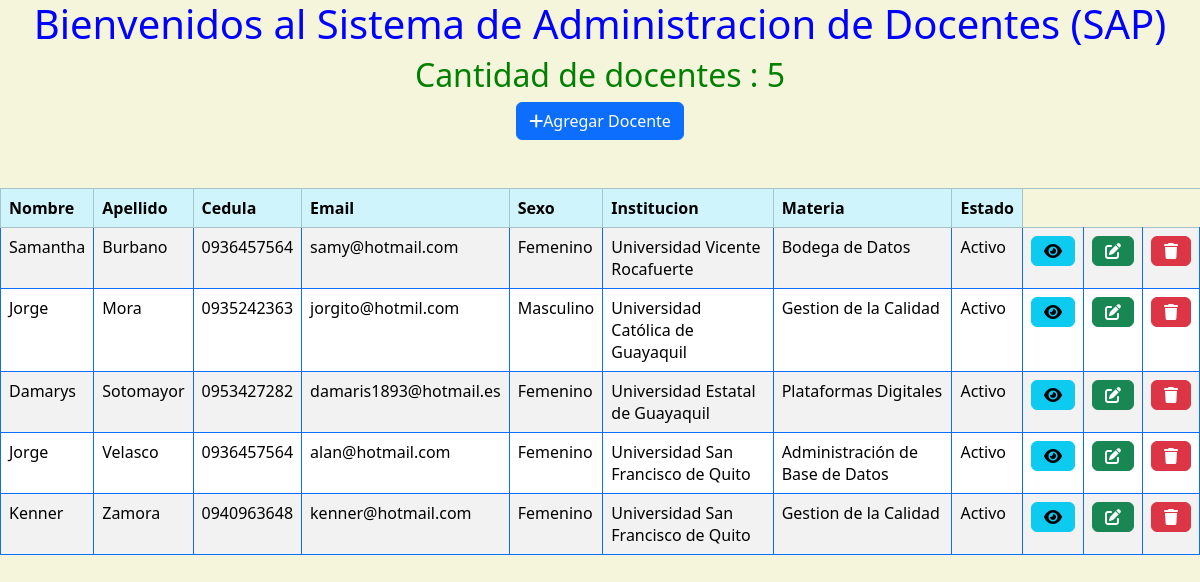
The page / on the database its author committed.
### docentes/models.py (models this page shows, shortened)
class Docente(models.Model):
    SEXO = [
        ("M", "Masculino"),
        ("F", "Femenino"),
    ]
    nombre = models.CharField(max_length=20)
    apellido = models.CharField(max_length=20)
    cedula = models.CharField(max_length=10)
    sexo = models.CharField(max_length=1, choices=SEXO, null=True)
    email = models.CharField(max_length=50)
    institucion = models.ForeignKey(Institucion, on_delete=models.SET_NULL, null=True)
    materia = models.ForeignKey(Materia, on_delete=models.SET_NULL, null=True)
    fecha_de_nacimiento = models.CharField(max_length=50)
    celular = models.CharField(max_length=10)
    activo = models.BooleanField(default=True)

class Institucion(models.Model):
    nombre = models.CharField(max_length=100, null=True)
    direccion = models.CharField(max_length=100, null=True)
    numero = models.CharField(max_length=10, null=True)
    def __str__(self):
        return f'{self.nombre}'

class Materia(models.Model):
    nombre = models.CharField(max_length=100)
    horas = models.IntegerField(null=True)
    institucion = models.ForeignKey(Institucion, on_delete=models.SET_NULL, null=True)
    alumno = models.ForeignKey(Alumno, on_delete=models.SET_NULL, null=True)
    def __str__(self):
        return f'{self.nombre}'

### webapp/views.py (the view)
# urls.py: path('', bienvenida2, name='inicio'),
def bienvenida2(request):
    cantidad_docentes = Docente.objects.count()
    docentes = Docente.objects.order_by('apellido','nombre')
    dict_datos = {'cantidad_docentes': cantidad_docentes, 'docentes': docentes}
    pagina = loader.get_template('bienvenida.html')
    return HttpResponse(pagina.render(dict_datos, request))

### webapp/templates/bienvenida.html (shortened to what this page needs)
<html lang="en">
<head>
    {% load static %}
    <link href="{% static 'fontawesomefree/css/fontawesome.css' %}" rel="stylesheet" type="text/css">
    <link href="{% static 'fontawesomefree/css/brands.css' %}" rel="stylesheet" type="text/css">
    <link href="{% static 'fontawesomefree/css/solid.css' %}" rel="stylesheet" type="text/css">
    <link href="https://cdn.jsdelivr.net/npm/bootstrap@5.3.2/dist/css/bootstrap.min.css" rel="stylesheet">
</head>
<body>
<div class="panel panel-primary" align="center">
    <div class="panel-heading">
    <h1>Bienvenidos al Sistema de Administracion de Docentes (SAP)</h1>
    </div>
<h2>Cantidad de docentes : {{cantidad_docentes}}</h2>
</div>
<div align="center" class="">
    <a href="agregar_docente/" class="btn btn-primary"><i class="fa-solid fa-plus"></i>Agregar Docente </a>
</div>
    <br>
    <br>
<table class="table table-striped table-hover table-bordered border-primary">
    <thead>
        <tr scope="row" class="table-info" >
            <th scope="col" >Nombre</th>
            <th scope="col">Apellido</th>
            <th scope="col">Cedula</th>
            <th scope="col">Email</th>
            <th scope="col">Sexo</th>
            <th scope="col">Institucion</th>
            <th scope="col">Materia</th>
            <th scope="col">Estado</th>
        </tr>
    </thead>
        {% for docente in docentes %}
            <tr scope="row" >
                <td>{{docente.nombre}}</td>
                <td>{{docente.apellido}}</td>
                <td>{{docente.cedula}}</td>
                <td>{{docente.email}}</td>
                <td>{{docente.get_sexo_display}}</td>
                <td>{{docente.institucion}}</td>
                <td>{{docente.materia}}</td>
                <td>
                    {% if docente.activo %}
                            Activo
                      {% else %}
                            Inactivo
                      {% endif %}
                <td><a href="ver_docente/{{docente.id}}" class="btn btn-info"><i class="fa-solid fa-eye"></i></a></td>
                <td><a href="modificar_docente/{{docente.id}}" class="btn btn-success"><i class="fa-solid fa-pen-to-square"></i></a></td>
                <td><a href="eliminar_docente/{{docente.id}}" class="btn btn-danger"><i class="fa-solid fa-trash"></i></a></td>
            </tr>
        {% endfor %}
</table>
</body>
</html>

### webapp/templates/bienvenida.html (style rules this page uses)
body { background-color:beige; }
h1 { color:blue; }
h2 { color:green; }

### rows shown on the page
Docente: nombre "Samantha", apellido "Burbano", cedula "0936457564", email "samy@hotmail.com", sexo "Femenino", institucion "Universidad Vicente Rocafuerte", materia "Bodega de Datos", activo "Activo"
Docente: nombre "Jorge", apellido "Mora", cedula "0935242363", email "jorgito@hotmil.com", sexo "Masculino", institucion "Universidad Católica de Guayaquil", materia "Gestion de la Calidad", activo "Activo"
Docente: nombre "Damarys", apellido "Sotomayor", cedula "0953427282", email "damaris1893@hotmail.es", sexo "Femenino", institucion "Universidad Estatal de Guayaquil", materia "Plataformas Digitales", activo "Activo"
Docente: nombre "Jorge", apellido "Velasco", cedula "0936457564", email "alan@hotmail.com", sexo "Femenino", institucion "Universidad San Francisco de Quito", materia "Administración de Base de Datos", activo "Activo"
Docente: nombre "Kenner", apellido "Zamora", cedula "0940963648", email "kenner@hotmail.com", sexo "Femenino", institucion "Universidad San Francisco de Quito", materia "Gestion de la Calidad", activo "Activo"

### other values the page prints
{{ cantidad_docentes }} "5"
